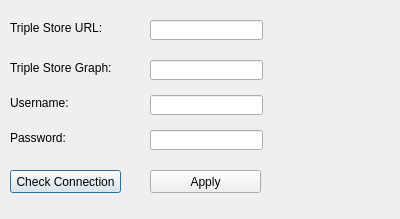
<?xml version="1.0" encoding="UTF-8"?>
<ui version="4.0">
 <class>Dialog</class>
 <widget class="QDialog" name="Dialog">
  <property name="geometry">
   <rect>
    <x>0</x>
    <y>0</y>
    <width>400</width>
    <height>219</height>
   </rect>
  </property>
  <property name="windowTitle">
   <string>Dialog</string>
  </property>
  <widget class="QLabel" name="tripleStoreURL">
   <property name="geometry">
    <rect>
     <x>10</x>
     <y>20</y>
     <width>101</width>
     <height>16</height>
    </rect>
   </property>
   <property name="text">
    <string>Triple Store URL:</string>
   </property>
  </widget>
  <widget class="QLineEdit" name="tripleStoreURLEdit">
   <property name="geometry">
    <rect>
     <x>150</x>
     <y>20</y>
     <width>113</width>
     <height>20</height>
    </rect>
   </property>
  </widget>
  <widget class="QLabel" name="tripleStoreGraph">
   <property name="geometry">
    <rect>
     <x>10</x>
     <y>60</y>
     <width>101</width>
     <height>16</height>
    </rect>
   </property>
   <property name="text">
    <string>Triple Store Graph:</string>
   </property>
  </widget>
  <widget class="QLineEdit" name="tripleStoreGraphEdit">
   <property name="geometry">
    <rect>
     <x>150</x>
     <y>60</y>
     <width>113</width>
     <height>20</height>
    </rect>
   </property>
  </widget>
  <widget class="QLabel" name="username">
   <property name="geometry">
    <rect>
     <x>10</x>
     <y>95</y>
     <width>101</width>
     <height>16</height>
    </rect>
   </property>
   <property name="text">
    <string>Username:</string>
   </property>
  </widget>
  <widget class="QLabel" name="password">
   <property name="geometry">
    <rect>
     <x>10</x>
     <y>130</y>
     <width>101</width>
     <height>16</height>
    </rect>
   </property>
   <property name="text">
    <string>Password:</string>
   </property>
  </widget>
  <widget class="QLineEdit" name="usernameEdit">
   <property name="geometry">
    <rect>
     <x>150</x>
     <y>95</y>
     <width>113</width>
     <height>20</height>
    </rect>
   </property>
  </widget>
  <widget class="QLineEdit" name="passwordEdit">
   <property name="geometry">
    <rect>
     <x>150</x>
     <y>130</y>
     <width>113</width>
     <height>20</height>
    </rect>
   </property>
  </widget>
  <widget class="QPushButton" name="checkConnectionButton">
   <property name="geometry">
    <rect>
     <x>10</x>
     <y>170</y>
     <width>111</width>
     <height>23</height>
    </rect>
   </property>
   <property name="text">
    <string>Check Connection</string>
   </property>
  </widget>
  <widget class="QPushButton" name="applyButton">
   <property name="geometry">
    <rect>
     <x>150</x>
     <y>170</y>
     <width>111</width>
     <height>23</height>
    </rect>
   </property>
   <property name="text">
    <string>Apply</string>
   </property>
  </widget>
 </widget>
 <resources/>
 <connections/>
</ui>
